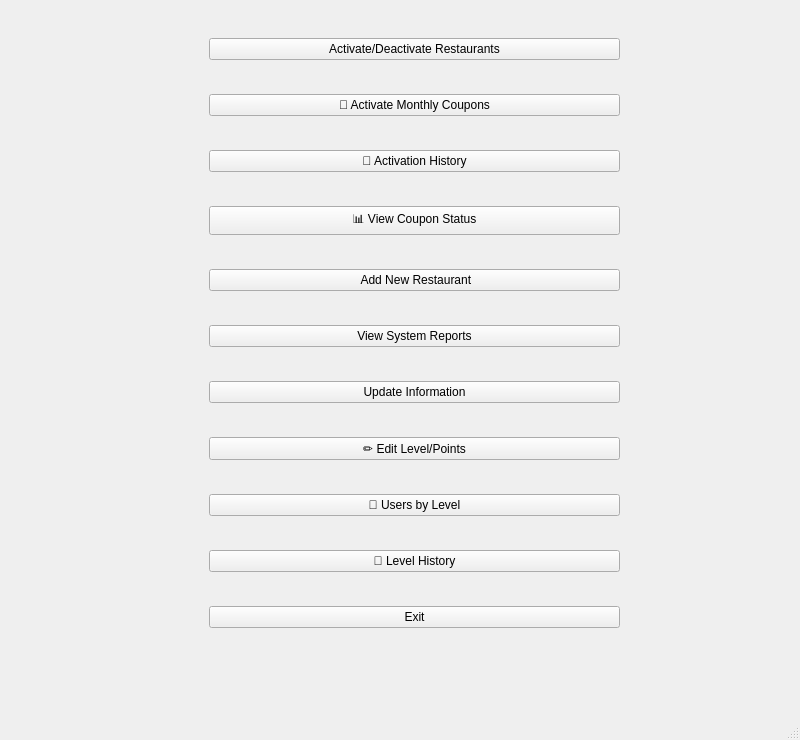
<?xml version="1.0" encoding="UTF-8"?>
<ui version="4.0">
 <class>AdminPanelWindow</class>
 <widget class="QMainWindow" name="AdminPanelWindow">
  <property name="geometry">
   <rect>
    <x>0</x>
    <y>0</y>
    <width>800</width>
    <height>740</height>
   </rect>
  </property>
  <property name="windowTitle">
   <string>MainWindow</string>
  </property>
  <widget class="QWidget" name="centralwidget">
   <widget class="QWidget" name="verticalLayoutWidget">
    <property name="geometry">
     <rect>
      <x>209</x>
      <y>10</y>
      <width>411</width>
      <height>651</height>
     </rect>
    </property>
    <layout class="QVBoxLayout" name="verticalLayout">
     <item>
      <widget class="QPushButton" name="pushButton_active_deactive">
       <property name="text">
        <string>Activate/Deactivate Restaurants</string>
       </property>
      </widget>
     </item>
     <item>
      <widget class="QPushButton" name="pushButton_activate_monthly_coupons">
       <property name="text">
        <string>🎁 Activate Monthly Coupons</string>
       </property>
      </widget>
     </item>
     <item>
      <widget class="QPushButton" name="pushButton_coupon_activation_history">
       <property name="text">
        <string>📜 Activation History</string>
       </property>
      </widget>
     </item>
     <item>
      <widget class="QPushButton" name="pushButton_view_coupon_status">
       <property name="text">
        <string>📊 View Coupon Status</string>
       </property>
      </widget>
     </item>
     <item>
      <widget class="QPushButton" name="pushButton_add_new_res">
       <property name="text">
        <string> Add New Restaurant</string>
       </property>
      </widget>
     </item>
     <item>
      <widget class="QPushButton" name="pushButton_view_reports">
       <property name="text">
        <string>View System Reports</string>
       </property>
      </widget>
     </item>
     <item>
      <widget class="QPushButton" name="pushButton_update_info">
       <property name="text">
        <string>Update Information</string>
       </property>
      </widget>
     </item>
     <item>
      <widget class="QPushButton" name="pushButton_edit_level">
       <property name="text">
        <string>✏️ Edit Level/Points</string>
       </property>
      </widget>
     </item>
     <item>
      <widget class="QPushButton" name="pushButton_users_by_level">
       <property name="text">
        <string>👥 Users by Level</string>
       </property>
      </widget>
     </item>
     <item>
      <widget class="QPushButton" name="pushButton_level_history">
       <property name="text">
        <string>📜 Level History</string>
       </property>
      </widget>
     </item>
     <item>
      <widget class="QPushButton" name="pushButton_exit">
       <property name="text">
        <string>Exit</string>
       </property>
      </widget>
     </item>
    </layout>
   </widget>
  </widget>
  <widget class="QMenuBar" name="menubar">
   <property name="geometry">
    <rect>
     <x>0</x>
     <y>0</y>
     <width>800</width>
     <height>26</height>
    </rect>
   </property>
  </widget>
  <widget class="QStatusBar" name="statusbar"/>
 </widget>
 <resources/>
 <connections/>
</ui>
